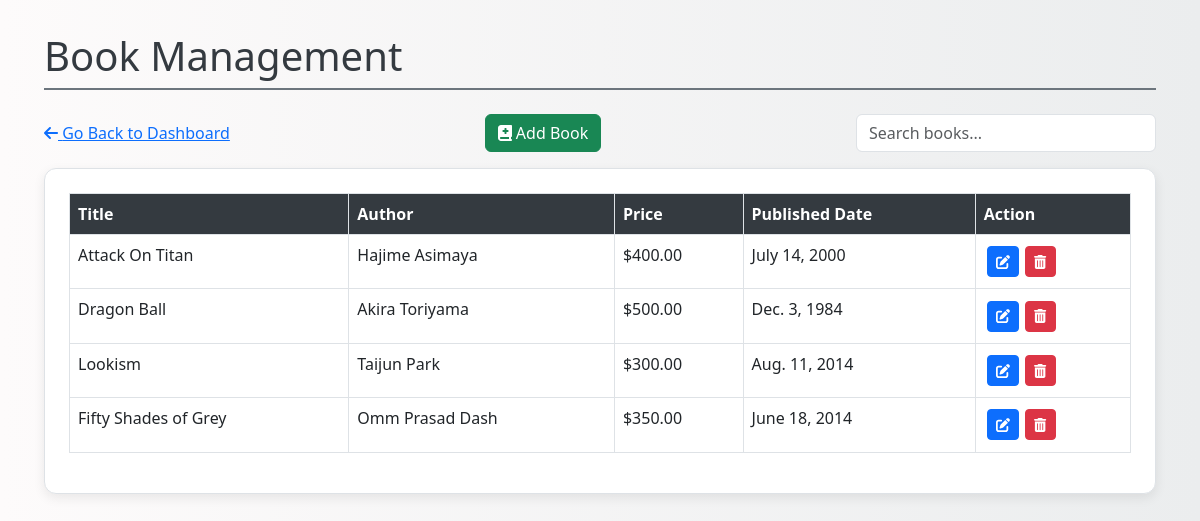
The app's page /books/ (signed in) with its own data.
### app1/models.py (models this page shows, shortened)
class BookData(models.Model):
    titles = models.CharField(max_length=150)
    author = models.CharField(max_length=100)
    price = models.DecimalField(max_digits=5, decimal_places=2)
    published_date = models.DateField()
    created_at = models.DateTimeField(auto_now_add=True)
    updated_at = models.DateTimeField(auto_now=True)

### app1/views.py (the view)
# urls.py: path('books/', bookData, name='book'),
@login_required(login_url='login')
def bookData(request):
    book_data = BookData.objects.all()
    context = {"book_data": book_data}
    return render(request, "books.html", context)

### app1/templates/books.html (shortened to what this page needs)
<!DOCTYPE html>
<html lang="en">
<head>
  <link href="https://cdn.jsdelivr.net/npm/bootstrap@5.3.0/dist/css/bootstrap.min.css" rel="stylesheet" />
  <link href="https://cdnjs.cloudflare.com/ajax/libs/font-awesome/6.4.0/css/all.min.css" rel="stylesheet" />
</head>
<body>
  <div class="container fade-in">
    <h1>Book Management</h1>
    <div class="top-bar">
      <a href="{% url 'dashboard' %}">
        <i class="fas fa-arrow-left"></i> Go Back to Dashboard
      </a>
      <a href="{% url 'addbook' %}" class="btn btn-success">
        <i class="fas fa-book-medical"></i> Add Book
      </a>
      <input type="text" class="form-control search-box" placeholder="Search books...">
    </div>
    <div class="table-container">
      <div class="table-responsive">
        <table class="table table-bordered table-hover">
          <thead>
            <tr>
              <th>Title</th>
              <th>Author</th>
              <th>Price</th>
              <th>Published Date</th>
              <th>Action</th>
            </tr>
          </thead>
          <tbody>
            {% for book in book_data %}
            <tr>
              <td>{{ book.titles }}</td>
              <td>{{ book.author }}</td>
              <td>${{ book.price }}</td>
              <td>{{ book.published_date }}</td>
              <td>
                <div class="d-flex flex-wrap">
                  <a href="{% url 'edit_book' book.id %}" class="btn btn-primary btn-sm btn-space" title="Edit">
                    <i class="fas fa-edit"></i>
                  </a>
                  <form action="{% url 'deletebook' book.id %}" method="post" style="display:inline;">
                    <button type="submit" class="btn btn-danger btn-sm btn-space" title="Delete" onclick="return confirm('Delete this book?');">
                      <i class="fas fa-trash-alt"></i>
                    </button>
                  </form>
                </div>
              </td>
            </tr>
            {% endfor %}
          </tbody>
        </table>
      </div>
    </div>
  </div>
</body>
</html>

### app1/templates/books.html (style rules this page uses)
body { background: linear-gradient(to right, #fdfbfb, #ebedee); padding: 2rem; min-height: 100vh; }
.fade-in { opacity: 0; transform: translateY(20px); animation: fadeInUp 0.8s ease-out forwards; }
h1 { margin-bottom: 1.5rem; color: #343a40; border-bottom: 2px solid #6c757d; padding-bottom: 0.5rem; }
.table-container { background-color: #ffffff; border: 1px solid #dee2e6; border-radius: 12px; padding: 1.5rem; box-shadow: 0 4px 12px rgba(0, 0, 0, 0.08); }
.table th { background-color: #343a40; color: #ffffff; }
.btn-space { margin: 0.2rem; }
.top-bar { display: flex; justify-content: space-between; align-items: center; margin-bottom: 1rem; }
.search-box { max-width: 300px; }

### records on screen
BookData: titles "Attack On Titan", author "Hajime Asimaya", price "400.00", published_date "July 14, 2000"
BookData: titles "Dragon Ball", author "Akira Toriyama", price "500.00", published_date "Dec. 3, 1984"
BookData: titles "Lookism", author "Taijun Park", price "300.00", published_date "Aug. 11, 2014"
BookData: titles "Fifty Shades of Grey", author "Omm Prasad Dash", price "350.00", published_date "June 18, 2014"
